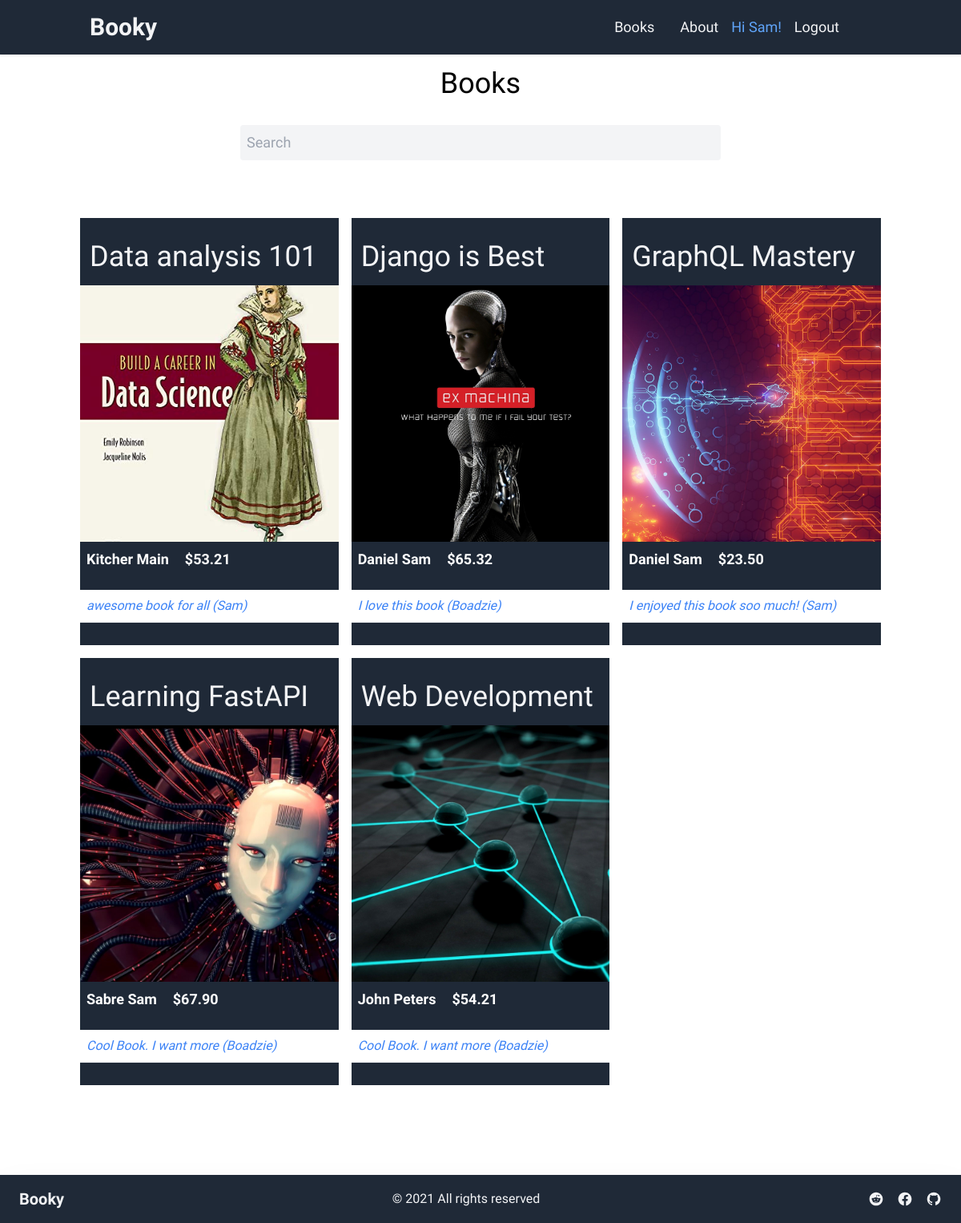
Before: /books/ (signed in) with the older database file.
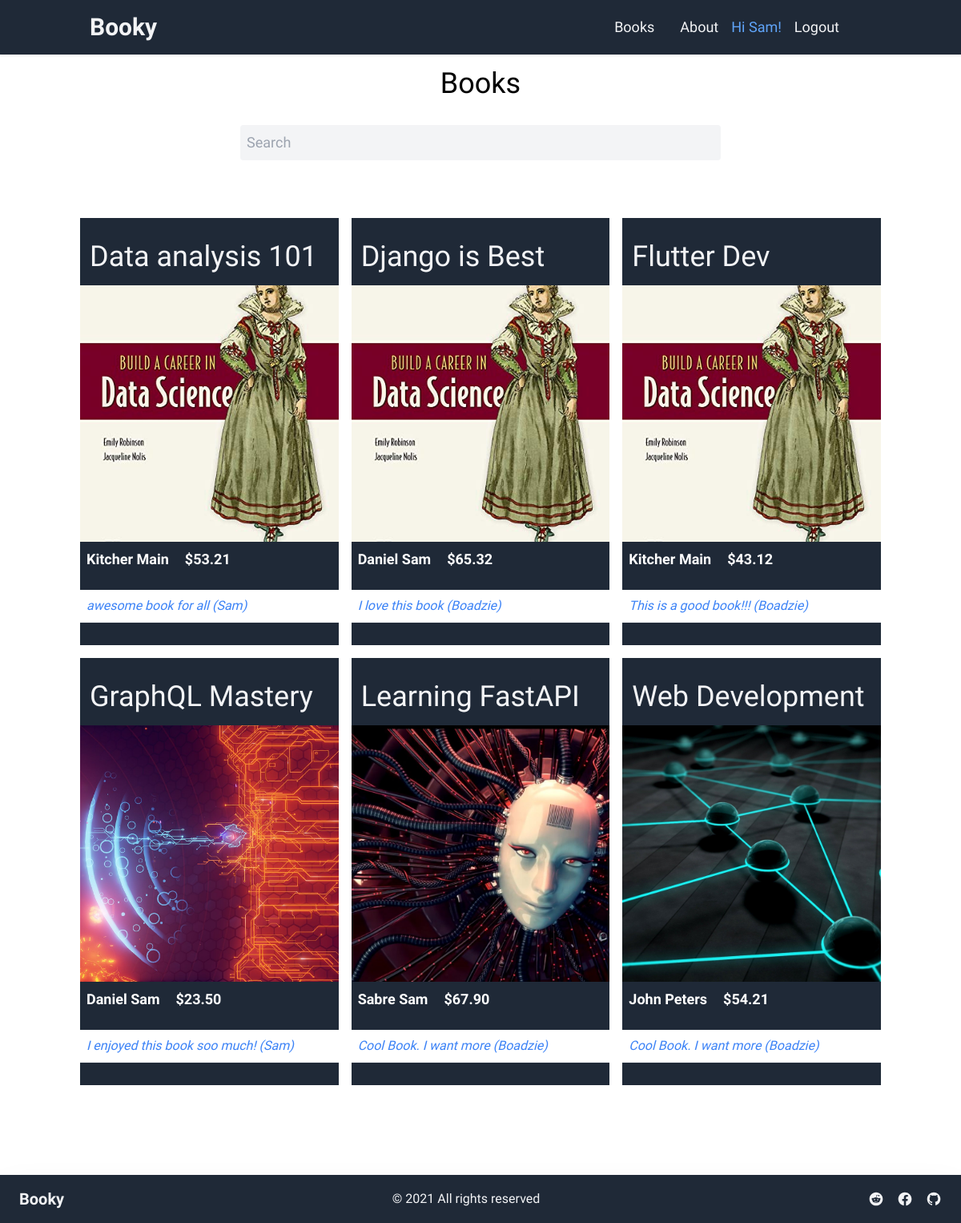
After: the same page with the newer database file.
### books/models.py (models this page shows, shortened)
class Book(models.Model):
    id = models.UUIDField(  # new
        primary_key=True,
        default=uuid.uuid4,
        editable=False)
    title = models.CharField(max_length=200)
    author = models.CharField(max_length=200)
    price = models.DecimalField(max_digits=6, decimal_places=2)
    cover = models.ImageField(upload_to='covers/', blank=True)
    class Meta:  # new
        permissions = [
            ('special_status', 'Can read all books'),
        ]
    def get_absolute_url(self):  # new
        return reverse('book', args=[str(self.id)])

class Review(models.Model):
    book = models.ForeignKey(
        Book,
        on_delete=models.CASCADE,
        related_name='reviews',
    )
    review = models.CharField(max_length=255)
    author = models.ForeignKey(
        get_user_model(),
        on_delete=models.CASCADE,
    )

### accounts/models.py (models this page shows)
class CustomUser(AbstractUser):
    pass

### books/views.py (the view)
# urls.py: path('', BookListView.as_view(), name="books"),
class BookListView(LoginRequiredMixin, ListView):
    model = Book
    template_name = "books/book_list.html"
    def get_context_data(self, **kwargs):
        context = super().get_context_data(**kwargs)
        context['books'] = Book.objects.all().order_by("title")
        return context

### templates/books/book_list.html (shortened to what this page needs)
{% extends "base.html" %} {% load static %}
{% load widget_tweaks %}
{% block content %}
<h1 class="py-4 text-4xl text-center">Books</h1>
<form class="w-1/2 py-4 ml-auto mr-auto font-light rounded-lg " action="{% url 'search_results' %}" method="get">
  <input name="q" type="text" class="w-full px-2 py-2 text-lg text-gray-400 bg-gray-100 border-0 rounded focus:outline-none hover:bg-white-600" placeholder="Search" />
</form>
<div class="grid w-5/6 grid-cols-1 gap-4 ml-auto mr-auto lg:grid-cols-3 py-14">
   {% for book in books %}
     <div class="flex flex-col py-3 text-white bg-gray-800 ">
         <h2 class="px-3 py-4 text-4xl font-light"><a class="text-gray-100" href="{{ book.get_absolute_url }}">{{book.title}}</a></h2>
        {% if book.cover %}
        <img class="object-cover object-center w-full overflow-hidden h-80" src="{{book.cover.url}}" alt="{{book.title}}"/>
        {% endif %}
         <div class="flex space-x-3">
          <p class="inline-flex items-center justify-center px-2 py-1 text-lg font-bold">{{book.author}}</p>
          <p class="py-2 text-lg font-bold">${{book.price}}</p>
        </div>
        <div class="flex py-4 ">
          <ul class="flex flex-col w-full">
            {% for review in book.reviews.all %}
            <li class="px-2 py-2 italic text-blue-500 bg-white ">{{ review.review }} ({{ review.author }})</li>
            <hr>
            {% endfor %}
            </ul>
        </div>
     </div>
   {% endfor %}
</div>
{% endblock %}

Changed rows visible on the page:
changed Book "Django is Best": cover: a different picture
added Book: title "Flutter Dev", cover (picture), author "Kitcher Main", price "43.12"
added Review: review "This is a good book!!!", author "Boadzie", shown under "Flutter Dev"
